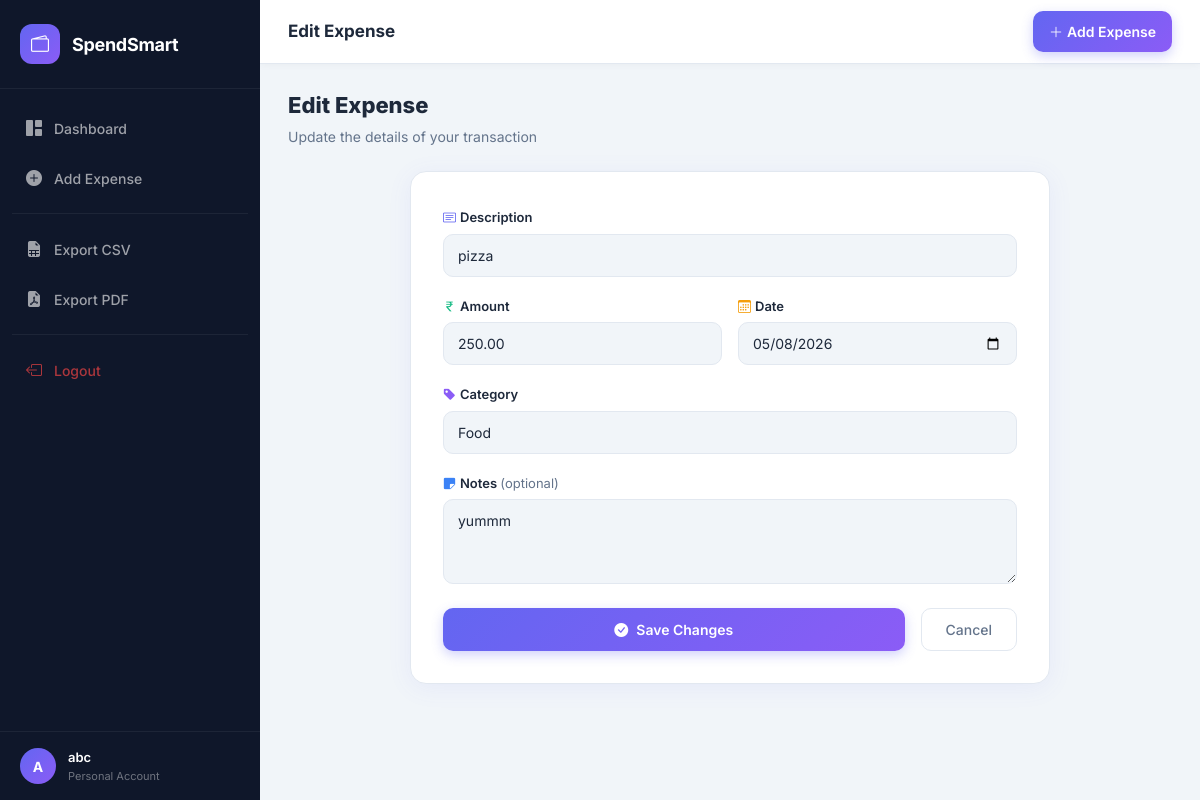
The app's page /edit/1/ (signed in) with its own data.
### expenses/models.py (models this page shows, shortened)
class Expense(models.Model):
    user = models.ForeignKey(User, on_delete=models.CASCADE, related_name='expenses')
    description = models.CharField(max_length=255)
    amount = models.DecimalField(max_digits=10, decimal_places=2)
    category = models.CharField(max_length=50, choices=CATEGORY_CHOICES, default='Other')
    date = models.DateField()
    notes = models.TextField(blank=True, null=True)
    created_at = models.DateTimeField(auto_now_add=True)
    class Meta:
        ordering = ['-date', '-created_at']

### expenses/views.py (the view)
# urls.py: path('edit/<int:pk>/', views.edit_expense, name='edit_expense'),
@login_required
def edit_expense(request, pk):
    expense = get_object_or_404(Expense, pk=pk, user=request.user)
    form = ExpenseForm(request.POST or None, instance=expense)
    if request.method == 'POST' and form.is_valid():
        form.save()
        messages.success(request, 'Expense updated!')
        return redirect('dashboard')
    return render(request, 'expenses/edit_expense.html', {'form': form, 'expense': expense})

### expenses/forms.py
class ExpenseForm(forms.ModelForm):
    class Meta:
        model = Expense
        fields = ['description', 'amount', 'category', 'date', 'notes']
        widgets = {
            'description': forms.TextInput(attrs={'class': 'form-control', 'placeholder': 'e.g. Uber ride, Pizza order...'}),
            'amount': forms.NumberInput(attrs={'class': 'form-control', 'placeholder': '0.00', 'step': '0.01'}),
            'category': forms.Select(attrs={'class': 'form-select'}),
            'date': forms.DateInput(attrs={'class': 'form-control', 'type': 'date'}),
            'notes': forms.Textarea(attrs={'class': 'form-control', 'rows': 3, 'placeholder': 'Optional notes...'}),
        }

### templates/expenses/edit_expense.html (shortened to what this page needs)
{% extends 'base.html' %}
{% block page_title %}Edit Expense{% endblock %}
{% block content %}
<div class="page-header">
  <h2>Edit Expense</h2>
  <p>Update the details of your transaction</p>
</div>
<div class="form-card">
  <form method="post" novalidate>
    <div class="mb-3">
      <label class="form-label"><i class="bi bi-card-text me-1" style="color:var(--primary)"></i>Description</label>
      {{ form.description }}
    </div>
    <div class="row g-3 mb-3">
      <div class="col-sm-6">
        <label class="form-label"><i class="bi bi-currency-rupee me-1" style="color:var(--success)"></i>Amount</label>
        {{ form.amount }}
      </div>
      <div class="col-sm-6">
        <label class="form-label"><i class="bi bi-calendar3 me-1" style="color:var(--warning)"></i>Date</label>
        {{ form.date }}
      </div>
    </div>
    <div class="mb-3">
      <label class="form-label"><i class="bi bi-tag-fill me-1" style="color:var(--secondary)"></i>Category</label>
      {{ form.category }}
    </div>
    <div class="mb-4">
      <label class="form-label"><i class="bi bi-sticky-fill me-1" style="color:var(--info)"></i>Notes <span style="color:var(--text-muted);font-weight:400;">(optional)</span></label>
      {{ form.notes }}
    </div>
    <div class="d-flex gap-3">
      <button type="submit" class="btn btn-primary flex-fill">
        <i class="bi bi-check-circle-fill me-2"></i>Save Changes
      </button>
      <a href="{% url 'dashboard' %}" class="btn btn-outline-secondary">Cancel</a>
    </div>
  </form>
</div>
{% endblock %}

### templates/base.html (shortened to what this page needs)
{% load static %}
<!DOCTYPE html>
<html lang="en">
<head>
  <link href="https://cdn.jsdelivr.net/npm/bootstrap@5.3.2/dist/css/bootstrap.min.css" rel="stylesheet"/>
  <link href="https://cdn.jsdelivr.net/npm/bootstrap-icons@1.11.3/font/bootstrap-icons.min.css" rel="stylesheet"/>
  <link href="{% static 'css/style.css' %}" rel="stylesheet"/>
</head>
<body>
{% if user.is_authenticated %}
<div class="sidebar" id="sidebar">
  <div class="sidebar-brand">
    <div class="brand-icon"><i class="bi bi-wallet2"></i></div>
    <span class="brand-text">SpendSmart</span>
  </div>
  <nav class="sidebar-nav">
    <a href="{% url 'dashboard' %}" class="nav-item {% if request.resolver_match.url_name == 'dashboard' %}active{% endif %}">
      <i class="bi bi-grid-1x2-fill"></i><span>Dashboard</span>
    </a>
    <a href="{% url 'add_expense' %}" class="nav-item {% if request.resolver_match.url_name == 'add_expense' %}active{% endif %}">
      <i class="bi bi-plus-circle-fill"></i><span>Add Expense</span>
    </a>
    <div class="nav-divider"></div>
    <a href="{% url 'download_csv' %}" class="nav-item">
      <i class="bi bi-file-earmark-spreadsheet-fill"></i><span>Export CSV</span>
    </a>
    <a href="{% url 'download_pdf' %}" class="nav-item">
      <i class="bi bi-file-earmark-pdf-fill"></i><span>Export PDF</span>
    </a>
    <div class="nav-divider"></div>
    <a href="{% url 'logout' %}" class="nav-item text-danger-soft">
      <i class="bi bi-box-arrow-left"></i><span>Logout</span>
    </a>
  </nav>
  <div class="sidebar-footer">
    <div class="user-avatar">{{ user.username|first|upper }}</div>
    <div class="user-info">
      <div class="user-name">{{ user.username }}</div>
      <div class="user-role">Personal Account</div>
    </div>
  </div>
</div>
<div class="main-wrapper">
  <header class="topbar">
    <div class="topbar-title">{% block page_title %}Dashboard{% endblock %}</div>
    <div class="topbar-actions">
      <a href="{% url 'add_expense' %}" class="btn btn-primary btn-sm px-3">
        <i class="bi bi-plus-lg me-1"></i>Add Expense
      </a>
    </div>
  </header>
  <main class="content-area">
    {% block content %}{% endblock %}
  </main>
</div>
{% else %}
<main>{% block auth_content %}{% endblock %}</main>
{% endif %}
</body>
</html>

### static/css/style.css (style rules this page uses)
:root { --primary: #6366f1; --primary-dark: #4f46e5; --primary-light: #e0e7ff; --secondary: #8b5cf6; --success: #10b981; --warning: #f59e0b; --danger: #ef4444; --info: #3b82f6; --bg: #f1f5f9; --card-bg: #ffffff; --sidebar-bg: #0f172a; --sidebar-width: 260px; --topbar-h: 64px; --text: #1e293b; --text-muted: #64748b; --border: #e2e8f0; --radius: 16px; --radius-sm: 10px; --shadow: 0 4px 24px rgba(99,102,241,0.08); --shadow-lg: 0 8px 40px rgba(99,102,241,0.15); --transition: all 0.25s cubic-bezier(0.4,0,0.2,1); }
*, *::before, *::after { box-sizing: border-box; margin: 0; padding: 0; }
html { scroll-behavior: smooth; }
body { font-family: 'Inter', sans-serif; background: var(--bg); color: var(--text); min-height: 100vh; overflow-x: hidden; }
.sidebar { position: fixed; top: 0; left: 0; width: var(--sidebar-width); height: 100vh; background: var(--sidebar-bg); display: flex; flex-direction: column; z-index: 1000; transition: var(--transition); overflow: hidden; }
.sidebar-brand { display: flex; align-items: center; gap: 12px; padding: 24px 20px; border-bottom: 1px solid rgba(255,255,255,0.06); }
.brand-icon { width: 40px; height: 40px; background: linear-gradient(135deg, var(--primary), var(--secondary)); border-radius: 12px; display: flex; align-items: center; justify-content: center; font-size: 18px; color: white; flex-shrink: 0; }
.brand-text { font-size: 18px; font-weight: 700; color: white; letter-spacing: -0.3px; }
.sidebar-nav { flex: 1; padding: 16px 12px; display: flex; flex-direction: column; gap: 4px; overflow-y: auto; }
.nav-item { display: flex; align-items: center; gap: 12px; padding: 11px 14px; border-radius: var(--radius-sm); color: rgba(255,255,255,0.6); text-decoration: none; font-size: 14px; font-weight: 500; transition: var(--transition); white-space: nowrap; }
.nav-item i { font-size: 16px; flex-shrink: 0; }
.nav-divider { height: 1px; background: rgba(255,255,255,0.06); margin: 8px 0; }
.text-danger-soft { color: rgba(239,68,68,0.7) !important; }
.sidebar-footer { padding: 16px 20px; border-top: 1px solid rgba(255,255,255,0.06); display: flex; align-items: center; gap: 12px; }
.user-avatar { width: 36px; height: 36px; background: linear-gradient(135deg, var(--primary), var(--secondary)); border-radius: 50%; display: flex; align-items: center; justify-content: center; font-size: 14px; font-weight: 700; color: white; flex-shrink: 0; }
.user-name { font-size: 13px; font-weight: 600; color: white; }
.user-role { font-size: 11px; color: rgba(255,255,255,0.4); }
.main-wrapper { margin-left: var(--sidebar-width); min-height: 100vh; display: flex; flex-direction: column; transition: var(--transition); }
.topbar { height: var(--topbar-h); background: var(--card-bg); border-bottom: 1px solid var(--border); display: flex; align-items: center; padding: 0 28px; gap: 16px; position: sticky; top: 0; z-index: 100; box-shadow: 0 1px 8px rgba(0,0,0,0.04); }
.topbar-title { font-size: 17px; font-weight: 700; color: var(--text); flex: 1; }
.content-area { flex: 1; padding: 28px; }
.form-card { background: var(--card-bg); border: 1px solid var(--border); border-radius: var(--radius); padding: 32px; box-shadow: var(--shadow); max-width: 640px; margin: 0 auto; }
.form-label { font-size: 13px; font-weight: 600; color: var(--text); margin-bottom: 6px; }
.form-control, .form-select { border: 1.5px solid var(--border); border-radius: var(--radius-sm); padding: 10px 14px; font-size: 14px; color: var(--text); background: var(--bg); transition: var(--transition); }
.form-control::placeholder { color: #94a3b8; }
.btn-primary { background: linear-gradient(135deg, var(--primary), var(--secondary)); border: none; border-radius: var(--radius-sm); color: white; font-weight: 600; font-size: 14px; padding: 10px 24px; transition: var(--transition); box-shadow: 0 4px 12px rgba(99,102,241,0.3); }
.btn-outline-secondary { border: 1.5px solid var(--border); border-radius: var(--radius-sm); color: var(--text-muted); font-weight: 500; font-size: 14px; padding: 10px 24px; background: transparent; transition: var(--transition); }
.page-header { margin-bottom: 24px; }
.page-header h2 { font-size: 22px; font-weight: 800; color: var(--text); }
.page-header p { font-size: 14px; color: var(--text-muted); margin-top: 2px; }

### records on screen
Expense: description "pizza", amount "250.00", date "05/08/2026", category "Food", notes "yummm"

### other values on screen
{{ user.username|first|upper }} "A"
{{ user.username }} "abc"
